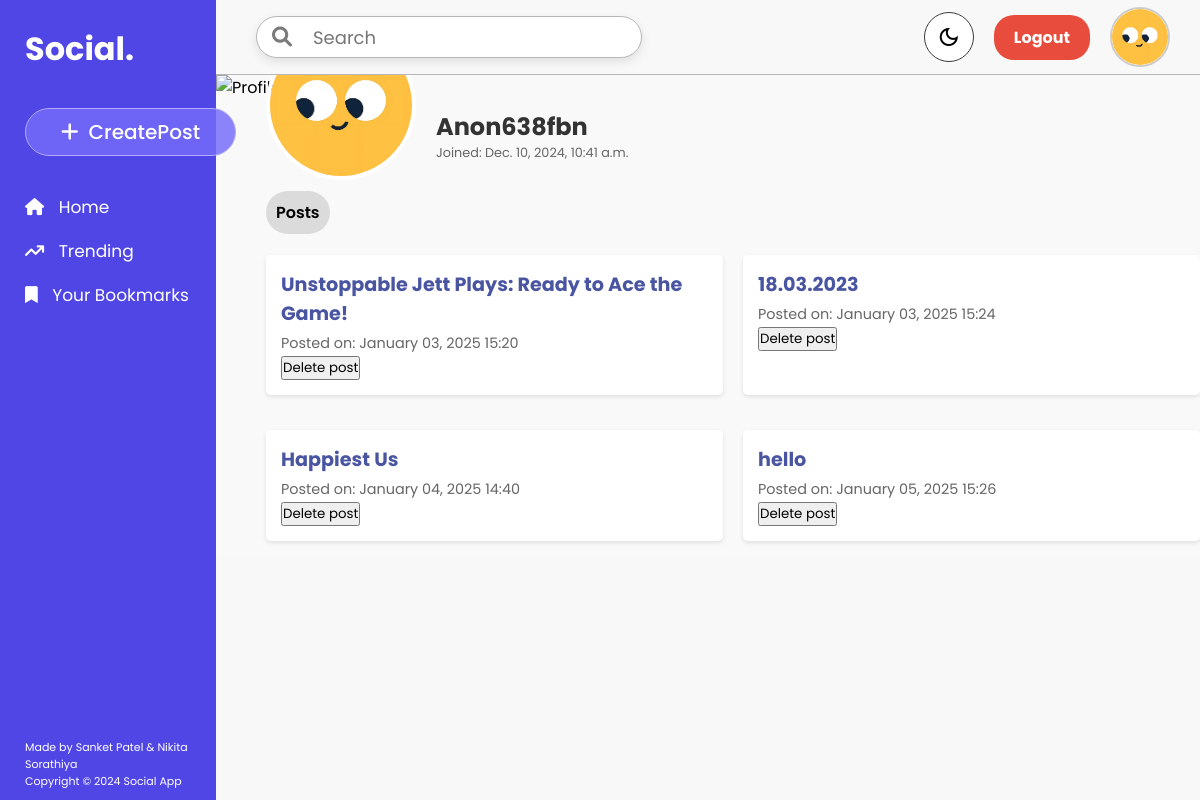
/user_profile/Anon638fbn/, run on the app's committed database.
### main/models.py (models this page shows, shortened)
class User(models.Model):
    email = models.EmailField()
    username = models.CharField(max_length=50)
    password = models.CharField(max_length=50)
    is_active = models.BooleanField(default=True)
    is_SuperUser = models.BooleanField(default=False)
    joined_at = models.DateTimeField(default=timezone.now)

class Post(models.Model):
    title = models.CharField(max_length=255)
    description = models.TextField()
    media = models.FileField(upload_to="post_media/",null=True,blank=True)
    author = models.ForeignKey(User,on_delete=models.CASCADE,related_name="authored_posts")
    upvotes = models.PositiveIntegerField(default=0)
    downvotes = models.PositiveIntegerField(default=0)
    created_at = models.DateTimeField(default=timezone.now)
    sensitive_content = models.BooleanField(default=False)

### main/views.py (the view)
# urls.py: path('user_profile/<str:username>/', views.user_profile, name='user_profile'),
def user_profile(request, username):
    user = User.objects.filter(username=username).first()
    joined_at = user.joined_at.strftime('%B %d, %Y')
    print(joined_at)
    user_posts = Post.objects.filter(author=user)
    return render(request, 'user_profile.html', {'user': user, 'joined_at': joined_at, 'user_posts': user_posts, 'username': username})

### main/templates/user_profile.html (shortened to what this page needs)
{% extends "base.html" %}
{% load static %}
{% block extra_css %}
    <link rel="stylesheet" href="{% static 'css/user_profile.css' %}">
{% endblock %}
{% block content %}
<div class="profile-container">
        <div class="profile-info">
                <img src="{% static 'media/profilephoto.svg' %}" alt="User Avatar" class="avatar">
            <div class="details">
                <h2>{{ user.username }}</h2>
                <p>Joined: {{ user.joined_at}}</p>
            </div>
        </div>
    <div class="profile-posts">
        <span class="posttext">Posts</span>
        {% if user_posts %}
            <ul class="post-list">
                {% for post in user_posts %}
                    <li id="post-{{ post.id }}">
                        <a href="{% url 'post_detail' post.id %}">{{ post.title }}</a>
                        <p>Posted on: {{ post.created_at|date:"F d, Y H:i" }}</p>
                        <button type="submit" class="delete-button" onclick="handleDeletePost('{{ post.id }}')">Delete post</button>
                    </li>
                {% endfor %}
            </ul>
        {% else %}
            <p>No posts yet.</p>
        {% endif %}
    </div>
</div>
{% endblock %}

### main/static/css/style.css (style rules this page uses)
* { margin: 0; padding: 0; box-sizing: border-box; font-family: "Poppins", sans-serif; }
:root { --bg-color: #ffffff; --secondary-bg-color: #f8f8f8; --text-color: #000000; --secondary-text-color: #7b7b7b; --sidebar-bg: #5046e5; --button-bg: #746bf9d3; --secondary-button-bg: rgb(103, 103, 103); --accent-color: #e74c3c; --button-text: #ffffff; --button-border: #afaafd; --input-border: #b7b7b7; }
body { display: flex; flex-direction: column; height: 100vh; overflow: auto; }

### main/static/css/user_profile.css (style rules this page uses)
.profile-container { width: 100%; background: #f9f9f9; }
.avatar { width: 150px; height: 150px; border-radius: 50%; border: 4px solid #ffffff; }
.profile-info { display: flex; flex-direction: row; align-items: center; margin-top: -70px; padding-left: 50px; }
.profile-info h2 { color: #333; margin-bottom: 10px; }
.details { margin-top: 60px; padding-left: 20px; }
.profile-info p { color: #666; margin-top: -10px; font-size: 0.8em; }
.profile-posts { margin-top: 20px; padding-left: 50px; }
.profile-posts .posttext { font-size: 1em; font-weight: 600; padding: 10px; background-color: rgb(219, 219, 219); margin-bottom: 40px; border-radius: 30px; color: black; }
.profile-posts ul { display: grid; grid-template-columns: repeat(auto-fill, minmax(300px, 1fr)); gap: 20px; margin-top: 30px; list-style: none; padding: 0; }
.profile-posts li { background: white; margin-bottom: 15px; padding: 15px; border-radius: 5px; box-shadow: 0 2px 4px rgba(0, 0, 0, 0.1); }
.profile-posts li a { font-size: 1.2em; font-weight: bold; text-decoration: none; color: #4A55A2; }
.profile-posts li p { margin-top: 5px; font-size: 0.9em; color: #666; }

### data on the page
User: username "Anon638fbn", joined_at "Dec. 10, 2024, 10:41 a.m."
Post: title "Unstoppable Jett Plays: Ready to Ace the Game!", created_at "January 03, 2025 15:20"
Post: title "18.03.2023", created_at "January 03, 2025 15:24"
Post: title "Happiest Us", created_at "January 04, 2025 14:40"
Post: title "hello", created_at "January 05, 2025 15:26"
